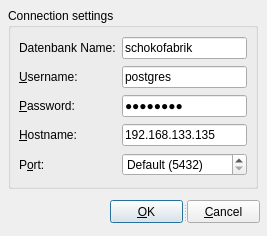
<?xml version="1.0" encoding="UTF-8"?>
<ui version="4.0">
 <class>QSqlConnectionDialogUi</class>
 <widget class="QDialog" name="QSqlConnectionDialogUi">
  <property name="geometry">
   <rect>
    <x>0</x>
    <y>0</y>
    <width>267</width>
    <height>236</height>
   </rect>
  </property>
  <property name="windowTitle">
   <string>Connect...</string>
  </property>
  <widget class="QGroupBox" name="connGroupBox">
   <property name="geometry">
    <rect>
     <x>8</x>
     <y>8</y>
     <width>250</width>
     <height>181</height>
    </rect>
   </property>
   <property name="title">
    <string>Connection settings</string>
   </property>
   <layout class="QGridLayout">
    <property name="leftMargin">
     <number>8</number>
    </property>
    <property name="topMargin">
     <number>8</number>
    </property>
    <property name="rightMargin">
     <number>8</number>
    </property>
    <property name="bottomMargin">
     <number>8</number>
    </property>
    <property name="spacing">
     <number>6</number>
    </property>
    <item row="1" column="0">
     <widget class="QLabel" name="textLabel4">
      <property name="text">
       <string>&amp;Username:</string>
      </property>
      <property name="buddy">
       <cstring>editUsername</cstring>
      </property>
     </widget>
    </item>
    <item row="2" column="1">
     <widget class="QLineEdit" name="editPassword">
      <property name="text">
       <string>postgres</string>
      </property>
      <property name="echoMode">
       <enum>QLineEdit::Password</enum>
      </property>
     </widget>
    </item>
    <item row="0" column="0">
     <widget class="QLabel" name="textLabel3">
      <property name="text">
       <string>Datenbank Name:</string>
      </property>
      <property name="buddy">
       <cstring>editDatabase</cstring>
      </property>
     </widget>
    </item>
    <item row="2" column="0">
     <widget class="QLabel" name="textLabel6">
      <property name="text">
       <string>&amp;Password:</string>
      </property>
      <property name="buddy">
       <cstring>editPassword</cstring>
      </property>
     </widget>
    </item>
    <item row="3" column="0">
     <widget class="QLabel" name="textLabel5">
      <property name="text">
       <string>&amp;Hostname:</string>
      </property>
      <property name="buddy">
       <cstring>editHostname</cstring>
      </property>
     </widget>
    </item>
    <item row="3" column="1">
     <widget class="QLineEdit" name="editHostname">
      <property name="text">
       <string>192.168.133.135</string>
      </property>
     </widget>
    </item>
    <item row="1" column="1">
     <widget class="QLineEdit" name="editUsername">
      <property name="text">
       <string>postgres</string>
      </property>
     </widget>
    </item>
    <item row="4" column="1">
     <widget class="QSpinBox" name="portSpinBox">
      <property name="specialValueText">
       <string>Default (5432)</string>
      </property>
      <property name="minimum">
       <number>-1</number>
      </property>
      <property name="maximum">
       <number>65535</number>
      </property>
      <property name="value">
       <number>-1</number>
      </property>
     </widget>
    </item>
    <item row="0" column="1">
     <widget class="QLineEdit" name="editDatabase">
      <property name="text">
       <string>schokofabrik</string>
      </property>
     </widget>
    </item>
    <item row="4" column="0">
     <widget class="QLabel" name="textLabel7">
      <property name="text">
       <string>P&amp;ort:</string>
      </property>
      <property name="buddy">
       <cstring>portSpinBox</cstring>
      </property>
     </widget>
    </item>
   </layout>
  </widget>
  <widget class="QSplitter" name="buttons">
   <property name="geometry">
    <rect>
     <x>110</x>
     <y>200</y>
     <width>150</width>
     <height>23</height>
    </rect>
   </property>
   <property name="orientation">
    <enum>Qt::Horizontal</enum>
   </property>
   <widget class="QPushButton" name="okButton">
    <property name="text">
     <string>&amp;OK</string>
    </property>
    <property name="default">
     <bool>true</bool>
    </property>
   </widget>
   <widget class="QPushButton" name="cancelButton">
    <property name="text">
     <string>&amp;Cancel</string>
    </property>
   </widget>
  </widget>
 </widget>
 <layoutdefault spacing="6" margin="11"/>
 <tabstops>
  <tabstop>editDatabase</tabstop>
  <tabstop>editUsername</tabstop>
  <tabstop>editPassword</tabstop>
  <tabstop>editHostname</tabstop>
  <tabstop>portSpinBox</tabstop>
  <tabstop>okButton</tabstop>
  <tabstop>cancelButton</tabstop>
 </tabstops>
 <resources/>
 <connections/>
</ui>
